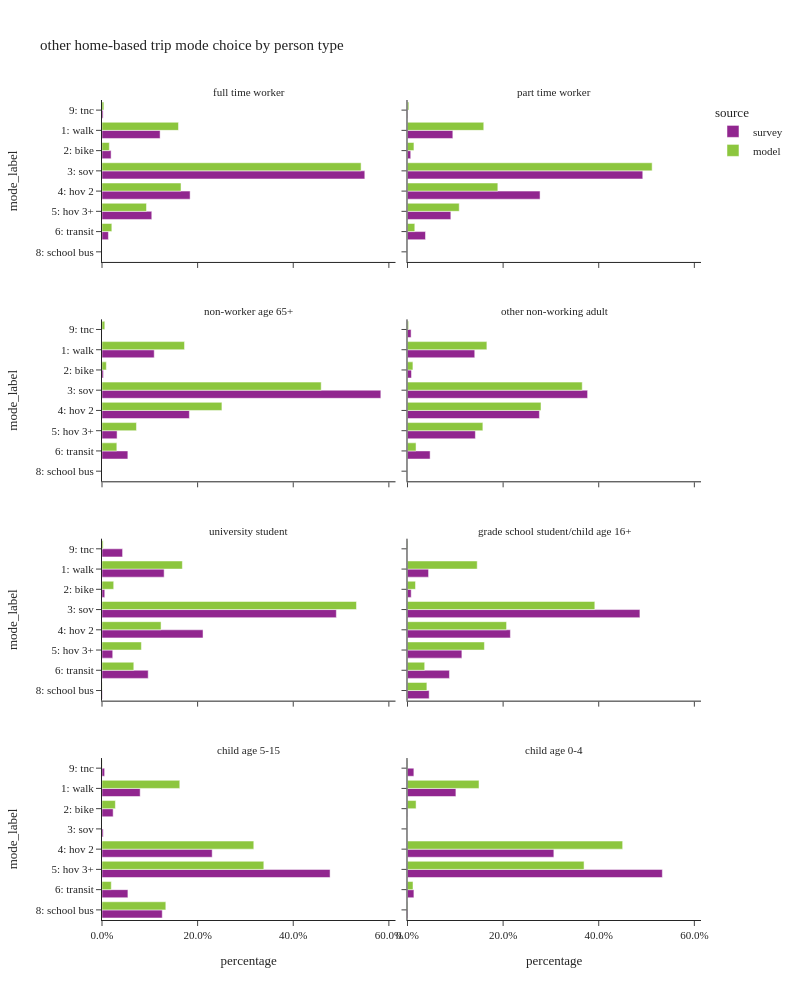

Source (notebook cell):
### Code cell
plot_mode_choice(hb_trip,"pptyp_label",
                 {"pptyp_label":["full time worker","part time worker","non-worker age 65+","other non-working adult",
                                 "university student","grade school student/child age 16+","child age 5-15","child age 0-4"],
                  "mode_label":["1: walk","2: bike","3: sov","4: hov 2","5: hov 3+","6: transit",
                                "8: school bus","9: otherâ€“survey only"]},
                 "person type",2,1000)

### Figure 1 — Plotly figure (JSON) as saved in the notebook; plotly's stock layout.template omitted (floating-point values rounded to 4 significant figures)
{"data": [{"alignmentgroup": "True", "customdata": [[38], [1493], [251], [2587], [870], [414], [278], [30]], "hovertemplate": "source=survey<br>pptyp_label=full time worker<br>percentage=%{x}<br>mode_label=%{y}<br>sample count=%{customdata[0]}<extra></extra>", "legendgroup": "survey", "marker": {"color": "#91268F", "pattern": {"shape": ""}}, "name": "survey", "offsetgroup": "survey", "orientation": "h", "showlegend": true, "textposition": "auto", "type": "bar", "x": [0.005565, 0.1215, 0.01903, 0.5497, 0.1843, 0.1041, 0.01341, 0.002341], "xaxis": "x7", "y": [null, "1: walk", "2: bike", "3: sov", "4: hov 2", "5: hov 3+", "6: transit", "9: tnc"], "yaxis": "y7"}, {"alignmentgroup": "True", "customdata": [[2], [738326], [70527], [2501212], [762856], [429454], [94883], [18127]], "hovertemplate": "source=model<br>pptyp_label=full time worker<br>percentage=%{x}<br>mode_label=%{y}<br>sample count=%{customdata[0]}<extra></extra>", "legendgroup": "model", "marker": {"color": "#8CC63E", "pattern": {"shape": ""}}, "name": "model", "offsetgroup": "model", "orientation": "h", "showlegend": true, "textposition": "auto", "type": "bar", "x": [4.333e-07, 0.16, 0.01528, 0.5419, 0.1653, 0.09305, 0.02056, 0.003928], "xaxis": "x7", "y": [null, "1: walk", "2: bike", "3: sov", "4: hov 2", "5: hov 3+", "6: transit", "9: tnc"], "yaxis": "y7"}, {"alignmentgroup": "True", "customdata": [[1], [280], [39], [700], [259], [112], [77], [6]], "hovertemplate": "source=survey<br>pptyp_label=part time worker<br>percentage=%{x}<br>mode_label=%{y}<br>sample count=%{customdata[0]}<extra></extra>", "legendgroup": "survey", "marker": {"color": "#91268F", "pattern": {"shape": ""}}, "name": "survey", "offsetgroup": "survey", "orientation": "h", "showlegend": false, "textposition": "auto", "type": "bar", "x": [1.743e-05, 0.09483, 0.00677, 0.4921, 0.2773, 0.09066, 0.03765, 0.0006721], "xaxis": "x8", "y": [null, "1: walk", "2: bike", "3: sov", "4: hov 2", "5: hov 3+", "6: transit", "9: tnc"], "yaxis": "y8"}, {"alignmentgroup": "True", "customdata": [[193834], [16394], [621800], [229604], [131505], [18569], [3408]], "hovertemplate": "source=model<br>pptyp_label=part time worker<br>percentage=%{x}<br>mode_label=%{y}<br>sample count=%{customdata[0]}<extra></extra>", "legendgroup": "model", "marker": {"color": "#8CC63E", "pattern": {"shape": ""}}, "name": "model", "offsetgroup": "model", "orientation": "h", "showlegend": false, "textposition": "auto", "type": "bar", "x": [0.1595, 0.01349, 0.5117, 0.189, 0.1082, 0.01528, 0.002805], "xaxis": "x8", "y": ["1: walk", "2: bike", "3: sov", "4: hov 2", "5: hov 3+", "6: transit", "9: tnc"], "yaxis": "y8"}, {"alignmentgroup": "True", "customdata": [[37], [416], [33], [1306], [721], [131], [110], [1]], "hovertemplate": "source=survey<br>pptyp_label=non-worker age 65+<br>percentage=%{x}<br>mode_label=%{y}<br>sample count=%{customdata[0]}<extra></extra>", "legendgroup": "survey", "marker": {"color": "#91268F", "pattern": {"shape": ""}}, "name": "survey", "offsetgroup": "survey", "orientation": "h", "showlegend": false, "textposition": "auto", "type": "bar", "x": [0.03614, 0.1093, 0.003007, 0.5832, 0.1827, 0.03155, 0.05407, 4.727e-05], "xaxis": "x5", "y": [null, "1: walk", "2: bike", "3: sov", "4: hov 2", "5: hov 3+", "6: transit", "9: tnc"], "yaxis": "y5"}, {"alignmentgroup": "True", "customdata": [[297594], [15721], [790457], [432461], [124262], [53524], [10138]], "hovertemplate": "source=model<br>pptyp_label=non-worker age 65+<br>percentage=%{x}<br>mode_label=%{y}<br>sample count=%{customdata[0]}<extra></extra>", "legendgroup": "model", "marker": {"color": "#8CC63E", "pattern": {"shape": ""}}, "name": "model", "offsetgroup": "model", "orientation": "h", "showlegend": false, "textposition": "auto", "type": "bar", "x": [0.1726, 0.009118, 0.4585, 0.2508, 0.07207, 0.03104, 0.00588], "xaxis": "x5", "y": ["1: walk", "2: bike", "3: sov", "4: hov 2", "5: hov 3+", "6: transit", "9: tnc"], "yaxis": "y5"}, {"alignmentgroup": "True", "customdata": [[19], [538], [54], [1077], [575], [287], [125], [1], [16]], "hovertemplate": "source=survey<br>pptyp_label=other non-working adult<br>percentage=%{x}<br>mode_label=%{y}<br>sample count=%{customdata[0]}<extra></extra>", "legendgroup": "survey", "marker": {"color": "#91268F", "pattern": {"shape": ""}}, "name": "survey", "offsetgroup": "survey", "orientation": "h", "showlegend": false, "textposition": "auto", "type": "bar", "x": [0.001349, 0.1407, 0.008405, 0.3767, 0.2759, 0.142, 0.0473, 0.0001004, 0.007544], "xaxis": "x6", "y": [null, "1: walk", "2: bike", "3: sov", "4: hov 2", "5: hov 3+", "6: transit", "8: school bus", "9: tnc"], "yaxis": "y6"}, {"alignmentgroup": "True", "customdata": [[376717], [25744], [829214], [633611], [357664], [40549], [5241]], "hovertemplate": "source=model<br>pptyp_label=other non-working adult<br>percentage=%{x}<br>mode_label=%{y}<br>sample count=%{customdata[0]}<extra></extra>", "legendgroup": "model", "marker": {"color": "#8CC63E", "pattern": {"shape": ""}}, "name": "model", "offsetgroup": "model", "orientation": "h", "showlegend": false, "textposition": "auto", "type": "bar", "x": [0.166, 0.01135, 0.3655, 0.2793, 0.1576, 0.01787, 0.00231], "xaxis": "x6", "y": ["1: walk", "2: bike", "3: sov", "4: hov 2", "5: hov 3+", "6: transit", "9: tnc"], "yaxis": "y6"}, {"alignmentgroup": "True", "customdata": [[138], [14], [114], [44], [16], [58], [1], [4]], "hovertemplate": "source=survey<br>pptyp_label=university student<br>percentage=%{x}<br>mode_label=%{y}<br>sample count=%{customdata[0]}<extra></extra>", "legendgroup": "survey", "marker": {"color": "#91268F", "pattern": {"shape": ""}}, "name": "survey", "offsetgroup": "survey", "orientation": "h", "showlegend": false, "textposition": "auto", "type": "bar", "x": [0.13, 0.005778, 0.4901, 0.2113, 0.02242, 0.09663, 0.0007198, 0.04305], "xaxis": "x3", "y": ["1: walk", "2: bike", "3: sov", "4: hov 2", "5: hov 3+", "6: transit", "8: school bus", "9: tnc"], "yaxis": "y3"}, {"alignmentgroup": "True", "customdata": [[51494], [7495], [163061], [37847], [25238], [20378], [107], [732]], "hovertemplate": "source=model<br>pptyp_label=university student<br>percentage=%{x}<br>mode_label=%{y}<br>sample count=%{customdata[0]}<extra></extra>", "legendgroup": "model", "marker": {"color": "#8CC63E", "pattern": {"shape": ""}}, "name": "model", "offsetgroup": "model", "orientation": "h", "showlegend": false, "textposition": "auto", "type": "bar", "x": [0.1681, 0.02447, 0.5323, 0.1235, 0.08238, 0.06652, 0.0003493, 0.002389], "xaxis": "x3", "y": ["1: walk", "2: bike", "3: sov", "4: hov 2", "5: hov 3+", "6: transit", "8: school bus", "9: tnc"], "yaxis": "y3"}, {"alignmentgroup": "True", "customdata": [[24], [9], [79], [40], [50], [17], [11]], "hovertemplate": "source=survey<br>pptyp_label=grade school student/child age 16+<br>percentage=%{x}<br>mode_label=%{y}<br>sample count=%{customdata[0]}<extra></extra>", "legendgroup": "survey", "marker": {"color": "#91268F", "pattern": {"shape": ""}}, "name": "survey", "offsetgroup": "survey", "orientation": "h", "showlegend": false, "textposition": "auto", "type": "bar", "x": [0.04405, 0.007768, 0.4861, 0.2152, 0.1138, 0.08774, 0.04533], "xaxis": "x4", "y": ["1: walk", "2: bike", "3: sov", "4: hov 2", "5: hov 3+", "6: transit", "8: school bus"], "yaxis": "y4"}, {"alignmentgroup": "True", "customdata": [[48436], [5564], [130150], [68836], [53437], [11951], [13470], [313]], "hovertemplate": "source=model<br>pptyp_label=grade school student/child age 16+<br>percentage=%{x}<br>mode_label=%{y}<br>sample count=%{customdata[0]}<extra></extra>", "legendgroup": "model", "marker": {"color": "#8CC63E", "pattern": {"shape": ""}}, "name": "model", "offsetgroup": "model", "orientation": "h", "showlegend": false, "textposition": "auto", "type": "bar", "x": [0.1458, 0.01675, 0.3918, 0.2072, 0.1609, 0.03598, 0.04055, 0.0009423], "xaxis": "x4", "y": ["1: walk", "2: bike", "3: sov", "4: hov 2", "5: hov 3+", "6: transit", "8: school bus", "9: tnc"], "yaxis": "y4"}, {"alignmentgroup": "True", "customdata": [[2], [112], [24], [3], [232], [430], [21], [122], [2]], "hovertemplate": "source=survey<br>pptyp_label=child age 5-15<br>percentage=%{x}<br>mode_label=%{y}<br>sample count=%{customdata[0]}<extra></extra>", "legendgroup": "survey", "marker": {"color": "#91268F", "pattern": {"shape": ""}}, "name": "survey", "offsetgroup": "survey", "orientation": "h", "showlegend": false, "textposition": "auto", "type": "bar", "x": [0.001064, 0.07984, 0.02333, 0.002524, 0.2305, 0.4771, 0.0542, 0.126, 0.005497], "xaxis": "x", "y": [null, "1: walk", "2: bike", "3: sov", "4: hov 2", "5: hov 3+", "6: transit", "8: school bus", "9: tnc"], "yaxis": "y"}, {"alignmentgroup": "True", "customdata": [[141139], [24265], [275417], [293623], [16845], [115805], [425]], "hovertemplate": "source=model<br>pptyp_label=child age 5-15<br>percentage=%{x}<br>mode_label=%{y}<br>sample count=%{customdata[0]}<extra></extra>", "legendgroup": "model", "marker": {"color": "#8CC63E", "pattern": {"shape": ""}}, "name": "model", "offsetgroup": "model", "orientation": "h", "showlegend": false, "textposition": "auto", "type": "bar", "x": [0.1627, 0.02797, 0.3175, 0.3385, 0.01942, 0.1335, 0.0004899], "xaxis": "x", "y": ["1: walk", "2: bike", "4: hov 2", "5: hov 3+", "6: transit", "8: school bus", "9: tnc"], "yaxis": "y"}, {"alignmentgroup": "True", "customdata": [[4], [89], [4], [116], [244], [2], [1], [1]], "hovertemplate": "source=survey<br>pptyp_label=child age 0-4<br>percentage=%{x}<br>mode_label=%{y}<br>sample count=%{customdata[0]}<extra></extra>", "legendgroup": "survey", "marker": {"color": "#91268F", "pattern": {"shape": ""}}, "name": "survey", "offsetgroup": "survey", "orientation": "h", "showlegend": false, "textposition": "auto", "type": "bar", "x": [0.03141, 0.1013, 0.0003891, 0.3061, 0.533, 0.01341, 0.00103, 0.01333], "xaxis": "x2", "y": [null, "1: walk", "2: bike", "4: hov 2", "5: hov 3+", "6: transit", "8: school bus", "9: tnc"], "yaxis": "y2"}, {"alignmentgroup": "True", "customdata": [[69948], [8396], [210428], [172680], [5391], [392], [328]], "hovertemplate": "source=model<br>pptyp_label=child age 0-4<br>percentage=%{x}<br>mode_label=%{y}<br>sample count=%{customdata[0]}<extra></extra>", "legendgroup": "model", "marker": {"color": "#8CC63E", "pattern": {"shape": ""}}, "name": "model", "offsetgroup": "model", "orientation": "h", "showlegend": false, "textposition": "auto", "type": "bar", "x": [0.1496, 0.01796, 0.4501, 0.3693, 0.01153, 0.0008384, 0.0007015], "xaxis": "x2", "y": ["1: walk", "2: bike", "4: hov 2", "5: hov 3+", "6: transit", "8: school bus", "9: tnc"], "yaxis": "y2"}], "layout": {"annotations": [{"font": {}, "showarrow": false, "text": "child age 5-15", "x": 0.245, "xanchor": "center", "xref": "paper", "y": 0.1975, "yanchor": "bottom", "yref": "paper"}, {"font": {}, "showarrow": false, "text": "child age 0-4", "x": 0.755, "xanchor": "center", "xref": "paper", "y": 0.1975, "yanchor": "bottom", "yref": "paper"}, {"font": {}, "showarrow": false, "text": "university student", "x": 0.245, "xanchor": "center", "xref": "paper", "y": 0.465, "yanchor": "bottom", "yref": "paper"}, {"font": {}, "showarrow": false, "text": "grade school student/child age 16+", "x": 0.755, "xanchor": "center", "xref": "paper", "y": 0.465, "yanchor": "bottom", "yref": "paper"}, {"font": {}, "showarrow": false, "text": "non-worker age 65+", "x": 0.245, "xanchor": "center", "xref": "paper", "y": 0.7325, "yanchor": "bottom", "yref": "paper"}, {"font": {}, "showarrow": false, "text": "other non-working adult", "x": 0.755, "xanchor": "center", "xref": "paper", "y": 0.7325, "yanchor": "bottom", "yref": "paper"}, {"font": {}, "showarrow": false, "text": "full time worker", "x": 0.245, "xanchor": "center", "xref": "paper", "y": 1.0, "yanchor": "bottom", "yref": "paper"}, {"font": {}, "showarrow": false, "text": "part time worker", "x": 0.755, "xanchor": "center", "xref": "paper", "y": 1.0, "yanchor": "bottom", "yref": "paper"}], "barmode": "group", "height": 1000, "legend": {"title": {"text": "source"}, "tracegroupgap": 0}, "title": {"text": "other home-based trip mode choice by person type"}, "width": 800, "xaxis": {"anchor": "y", "domain": [0.0, 0.49], "tickformat": ".1%", "title": {"text": "percentage"}}, "xaxis2": {"anchor": "y2", "domain": [0.51, 1.0], "matches": "x", "tickformat": ".1%", "title": {"text": "percentage"}}, "xaxis3": {"anchor": "y3", "domain": [0.0, 0.49], "matches": "x", "showticklabels": false, "tickformat": ".1%"}, "xaxis4": {"anchor": "y4", "domain": [0.51, 1.0], "matches": "x", "showticklabels": false, "tickformat": ".1%"}, "xaxis5": {"anchor": "y5", "domain": [0.0, 0.49], "matches": "x", "showticklabels": false, "tickformat": ".1%"}, "xaxis6": {"anchor": "y6", "domain": [0.51, 1.0], "matches": "x", "showticklabels": false, "tickformat": ".1%"}, "xaxis7": {"anchor": "y7", "domain": [0.0, 0.49], "matches": "x", "showticklabels": false, "tickformat": ".1%"}, "xaxis8": {"anchor": "y8", "domain": [0.51, 1.0], "matches": "x", "showticklabels": false, "tickformat": ".1%"}, "yaxis": {"anchor": "x", "categoryarray": ["9: otherâ€“survey only", "8: school bus", "6: transit", "5: hov 3+", "4: hov 2", "3: sov", "2: bike", "1: walk"], "categoryorder": "array", "domain": [0.0, 0.1975], "title": {"text": "mode_label"}}, "yaxis2": {"anchor": "x2", "domain": [0.0, 0.1975], "matches": "y", "showticklabels": false}, "yaxis3": {"anchor": "x3", "categoryarray": ["9: otherâ€“survey only", "8: school bus", "6: transit", "5: hov 3+", "4: hov 2", "3: sov", "2: bike", "1: walk"], "categoryorder": "array", "domain": [0.2675, 0.465], "matches": "y", "title": {"text": "mode_label"}}, "yaxis4": {"anchor": "x4", "domain": [0.2675, 0.465], "matches": "y", "showticklabels": false}, "yaxis5": {"anchor": "x5", "categoryarray": ["9: otherâ€“survey only", "8: school bus", "6: transit", "5: hov 3+", "4: hov 2", "3: sov", "2: bike", "1: walk"], "categoryorder": "array", "domain": [0.535, 0.7325], "matches": "y", "title": {"text": "mode_label"}}, "yaxis6": {"anchor": "x6", "domain": [0.535, 0.7325], "matches": "y", "showticklabels": false}, "yaxis7": {"anchor": "x7", "categoryarray": ["9: otherâ€“survey only", "8: school bus", "6: transit", "5: hov 3+", "4: hov 2", "3: sov", "2: bike", "1: walk"], "categoryorder": "array", "domain": [0.8025, 1.0], "matches": "y", "title": {"text": "mode_label"}}, "yaxis8": {"anchor": "x8", "domain": [0.8025, 1.0], "matches": "y", "showticklabels": false}}}
